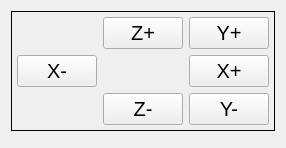
               <widget class="QWidget" name="tab_7">
                <attribute name="title">
                 <string>Jog</string>
                </attribute>
                <layout class="QGridLayout" name="gridLayout_9">
                 <item row="0" column="0">
                  <widget class="QFrame" name="gridFrame">
                   <property name="frameShape">
                    <enum>QFrame::Box</enum>
                   </property>
                   <layout class="QGridLayout" name="gridLayout_8">
                    <property name="leftMargin">
                     <number>5</number>
                    </property>
                    <property name="topMargin">
                     <number>5</number>
                    </property>
                    <property name="rightMargin">
                     <number>5</number>
                    </property>
                    <property name="bottomMargin">
                     <number>5</number>
                    </property>
                    <item row="0" column="2">
                     <widget class="ActionButton" name="actionbutton_12">
                      <property name="sizePolicy">
                       <sizepolicy hsizetype="MinimumExpanding" vsizetype="MinimumExpanding">
                        <horstretch>0</horstretch>
                        <verstretch>0</verstretch>
                       </sizepolicy>
                      </property>
                      <property name="font">
                       <font>
                        <pointsize>15</pointsize>
                       </font>
                      </property>
                      <property name="text">
                       <string>Y+</string>
                      </property>
                      <property name="actionName" stdset="0">
                       <string>machine.jog.axis:y,pos</string>
                      </property>
                     </widget>
                    </item>
                    <item row="2" column="1">
                     <widget class="ActionButton" name="actionbutton_13">
                      <property name="sizePolicy">
                       <sizepolicy hsizetype="MinimumExpanding" vsizetype="MinimumExpanding">
                        <horstretch>0</horstretch>
                        <verstretch>0</verstretch>
                       </sizepolicy>
                      </property>
                      <property name="font">
                       <font>
                        <pointsize>15</pointsize>
                       </font>
                      </property>
                      <property name="text">
                       <string>Z-</string>
                      </property>
                      <property name="actionName" stdset="0">
                       <string>machine.jog.axis:z,neg</string>
                      </property>
                     </widget>
                    </item>
                    <item row="2" column="2">
                     <widget class="ActionButton" name="actionbutton_11">
                      <property name="sizePolicy">
                       <sizepolicy hsizetype="MinimumExpanding" vsizetype="MinimumExpanding">
                        <horstretch>0</horstretch>
                        <verstretch>0</verstretch>
                       </sizepolicy>
                      </property>
                      <property name="font">
                       <font>
                        <pointsize>15</pointsize>
                       </font>
                      </property>
                      <property name="text">
                       <string>Y-</string>
                      </property>
                      <property name="actionName" stdset="0">
                       <string>machine.jog.axis:y,neg</string>
                      </property>
                     </widget>
                    </item>
                    <item row="1" column="0">
                     <widget class="ActionButton" name="actionbutton_9">
                      <property name="sizePolicy">
                       <sizepolicy hsizetype="MinimumExpanding" vsizetype="MinimumExpanding">
                        <horstretch>0</horstretch>
                        <verstretch>0</verstretch>
                       </sizepolicy>
                      </property>
                      <property name="font">
                       <font>
                        <pointsize>15</pointsize>
                       </font>
                      </property>
                      <property name="text">
                       <string>X-</string>
                      </property>
                      <property name="actionName" stdset="0">
                       <string>machine.jog.axis:x,neg</string>
                      </property>
                     </widget>
                    </item>
                    <item row="1" column="2">
                     <widget class="ActionButton" name="actionbutton_10">
                      <property name="sizePolicy">
                       <sizepolicy hsizetype="MinimumExpanding" vsizetype="MinimumExpanding">
                        <horstretch>0</horstretch>
                        <verstretch>0</verstretch>
                       </sizepolicy>
                      </property>
                      <property name="font">
                       <font>
                        <pointsize>15</pointsize>
                       </font>
                      </property>
                      <property name="text">
                       <string>X+</string>
                      </property>
                      <property name="actionName" stdset="0">
                       <string>machine.jog.axis:x,pos</string>
                      </property>
                     </widget>
                    </item>
                    <item row="0" column="1">
                     <widget class="ActionButton" name="actionbutton_14">
                      <property name="sizePolicy">
                       <sizepolicy hsizetype="MinimumExpanding" vsizetype="MinimumExpanding">
                        <horstretch>0</horstretch>
                        <verstretch>0</verstretch>
                       </sizepolicy>
                      </property>
                      <property name="font">
                       <font>
                        <pointsize>15</pointsize>
                       </font>
                      </property>
                      <property name="text">
                       <string>Z+</string>
                      </property>
                      <property name="actionName" stdset="0">
                       <string>machine.jog.axis:z,pos</string>
                      </property>
                     </widget>
                    </item>
                   </layout>
                  </widget>
                 </item>
                 <item row="1" column="0">
                  <widget class="JogIncrementWidget" name="jogincrementwidget">
                   <property name="sizePolicy">
                    <sizepolicy hsizetype="Preferred" vsizetype="Minimum">
                     <horstretch>0</horstretch>
                     <verstretch>0</verstretch>
                    </sizepolicy>
                   </property>
                   <property name="maximumSize">
                    <size>
                     <width>16777215</width>
                     <height>82</height>
                    </size>
                   </property>
                  </widget>
                 </item>
                </layout>
               </widget>
